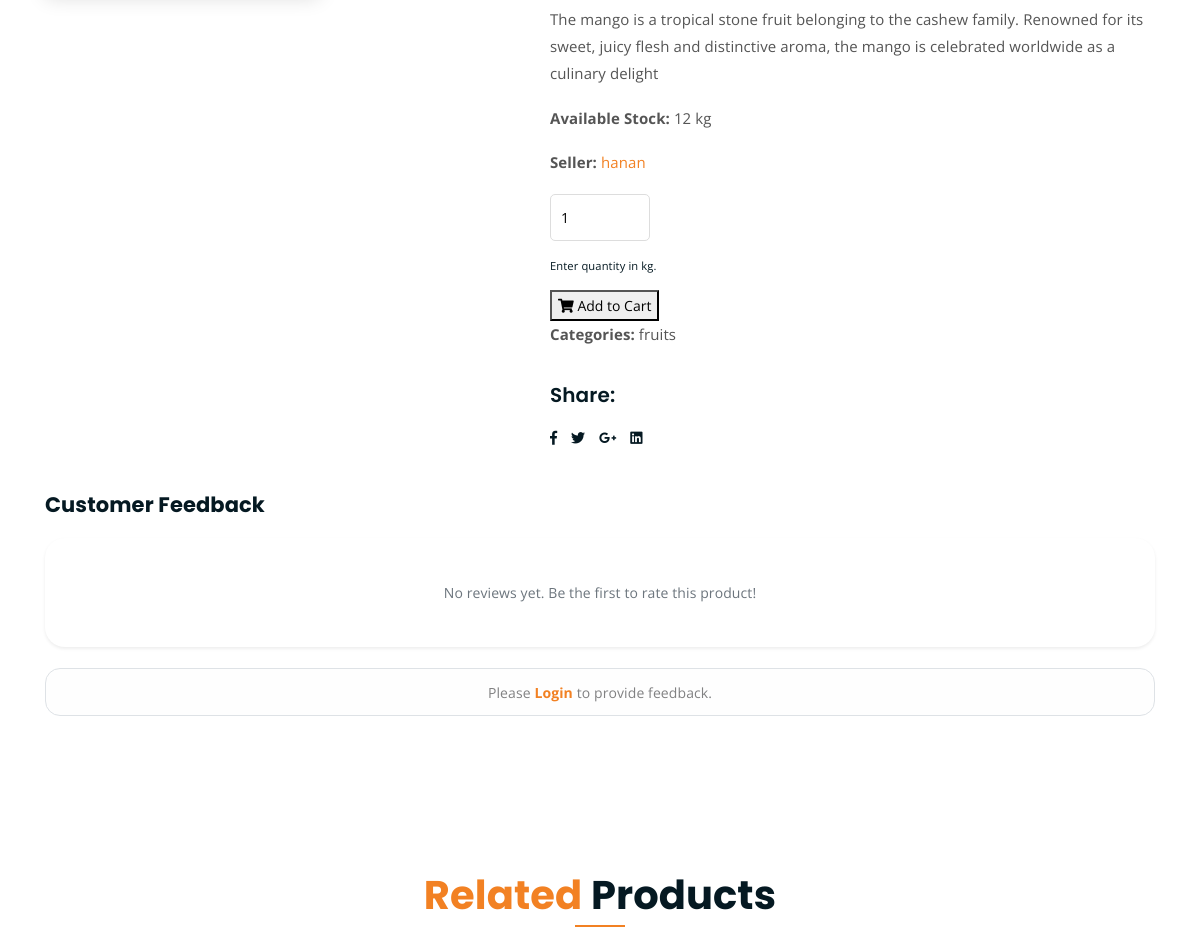
/shop/single-product/8/ (middle part), run on an earlier commit of the app's database.
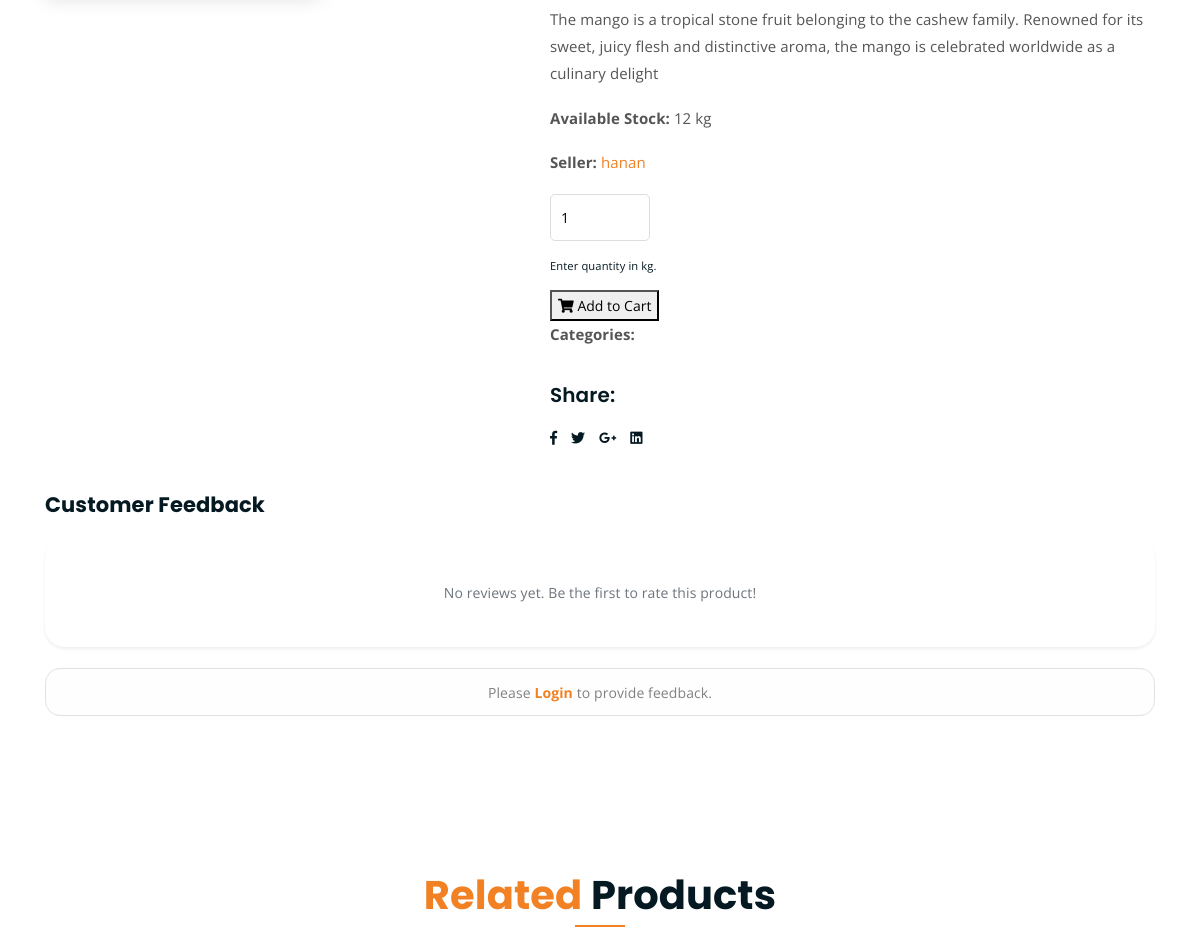
And on a later commit of the database.
### shop/models.py (models this page shows, shortened)
class Product(models.Model):
    QUALITY_PRICE_MULTIPLIERS = {
        'A': Decimal('1.00'),
        'B': Decimal('0.85'),
        'C': Decimal('0.65'),
    }
    farmer = models.ForeignKey(settings.AUTH_USER_MODEL, on_delete=models.CASCADE, related_name='products', null=True, blank=True)
    name = models.CharField(max_length=100)
    category = models.ForeignKey(Category, on_delete=models.SET_NULL, null=True, related_name='products')
    market_location = models.CharField(max_length=120, blank=True, default='')
    price = models.DecimalField(max_digits=10, decimal_places=2)
    description = models.TextField()
    stock = models.IntegerField()
    image = models.ImageField(upload_to='products/', blank=True, null=True)
    quality_grade = models.CharField(max_length=1, choices=[('A', 'Grade A'), ('B', 'Grade B'), ('C', 'Grade C')], null=True, blank=True)
    quality_confidence = models.DecimalField(max_digits=5, decimal_places=2, null=True, blank=True)
    price_source = models.ForeignKey(MarketPrice, on_delete=models.SET_NULL, null=True, blank=True, related_name='priced_products')
    priced_at = models.DateTimeField(null=True, blank=True)
    created_at = models.DateTimeField(auto_now_add=True)
    @property
    def commodity_type(self):
        return (self.category.name if self.category else '').strip()
    def _price_queryset(self, on_date):
        commodity = self.commodity_type
        location = (self.market_location or '').strip()
        if not commodity or not location:
            return MarketPrice.objects.none()
        return MarketPrice.objects.filter(
            price_date=on_date,
            commodity_type__iexact=commodity,
            market_location__iexact=location,
        )
    def get_market_price(self, on_date=None):
        on_date = on_date or timezone.localdate()
        today_match = self._price_queryset(on_date).order_by('-scraped_at').first()
        if today_match:
            return today_match
        return MarketPrice.objects.filter(
            commodity_type__iexact=self.commodity_type,
            market_location__iexact=(self.market_location or '').strip(),
            price_date__lt=on_date,
        ).order_by('-price_date', '-scraped_at').first()
    def should_refresh_price(self, *, refresh_interval=timedelta(hours=2)):
        now = timezone.now()
        today_latest = self._price_queryset(timezone.localdate()).order_by('-scraped_at').first()
        if today_latest and (self.price_source_id != today_latest.id):
            return True
        if self.priced_at is None:
            return bool(self.get_market_price())
        if now - self.priced_at >= refresh_interval:
            return bool(self.get_market_price())
        return False
    def refresh_market_price_if_due(self, *, refresh_interval=timedelta(hours=2)):
        if not self.should_refresh_price(refresh_interval=refresh_interval):
            return False
    @property
    def average_rating(self):
        avg = self.reviews.aggregate(models.Avg('rating'))['avg']
        return avg if avg else 0

class Category(models.Model):
    name = models.CharField(max_length=100, unique=True)
    slug = models.SlugField(max_length=100, unique=True, blank=True)

class CustomUser(AbstractUser):
    USER_TYPE_CHOICES = (
        ('admin', 'Admin'),
        ('seller', 'Seller'),
        ('buyer', 'Buyer'),
    )
    user_type = models.CharField(max_length=10, choices=USER_TYPE_CHOICES, default='buyer')
    phone_number = models.CharField(max_length=15, blank=True, null=True)
    address = models.TextField(blank=True, null=True)

### shop/views.py (the view)
# urls.py: path('shop/single-product/<int:pk>/', views.single_product, name='single-product'),
def single_product(request, pk):
    product = get_object_or_404(Product, pk=pk)
    product.refresh_market_price_if_due()
    reviews = product.reviews.all().order_by('-created_at')
    if request.method == 'POST' and request.user.is_authenticated:
        form = ReviewForm(request.POST)
        if form.is_valid():
            if Review.objects.filter(product=product, user=request.user).exists():
                messages.warning(request, "You have already reviewed this product.")
            else:
                review = form.save(commit=False)
                review.product = product
                review.user = request.user
                review.save()
                messages.success(request, "Thank you for your feedback!")
            return redirect('single-product', pk=pk)
    else:
        form = ReviewForm()
    products = list(Product.objects.exclude(pk=pk)[:4])
    _refresh_listed_product_prices(products)
    context = {
        'product': product,
        'products': products,
        'reviews': reviews,
        'form': form
    }
    return render(request, 'single-product.html', context)

### shop/forms.py
class ReviewForm(forms.ModelForm):
    class Meta:
        model = Review
        fields = ['rating', 'comment']
    def __init__(self, *args, **kwargs):
        super().__init__(*args, **kwargs)
        for field in self.fields.values():
            field.widget.attrs.update({
                'class': 'form-control rounded-pill border-0 shadow-sm px-4 bg-light',
            })

### shop/views.py (called while the page is built)
def _refresh_listed_product_prices(products):
    for product in products:
        product.refresh_market_price_if_due()

### templates/single-product.html (shortened to what this page needs)
{% extends 'base.html' %}
{% load static %}
{% block content %}
	<div class="single-product mt-150 mb-150">
		<div class="container">
			<div class="row">
				<div class="col-md-5">
				</div>
				<div class="col-md-7">
					<div class="single-product-content">
						<p>{{ product.description }}</p>
						<p><strong>Available Stock:</strong> {{ product.stock }} kg</p>
						{% if product.farmer %}
						<p><strong>Seller:</strong> <a href="{% url 'seller_profile' product.farmer.id %}" class="orange-text">{{ product.farmer.username }}</a></p>
						{% endif %}
						<div class="single-product-form">
							<form action="{% url 'add_to_cart' product.id %}" method="POST">
								<input type="number" name="quantity" placeholder="1" value="1" min="1" max="{{ product.stock }}">
								<small class="d-block mb-3">Enter quantity in kg.</small>
								<button type="submit" class="cart-btn single-add-to-cart-btn"><i class="fas fa-shopping-cart"></i> Add to Cart</button>
							</form>
							<p><strong>Categories: </strong>{{ product.category.name }}</p>
						</div>
						<h4>Share:</h4>
						<ul class="product-share">
							<li><a href=""><i class="fab fa-facebook-f"></i></a></li>
							<li><a href=""><i class="fab fa-twitter"></i></a></li>
							<li><a href=""><i class="fab fa-google-plus-g"></i></a></li>
							<li><a href=""><i class="fab fa-linkedin"></i></a></li>
						</ul>
					</div>
				</div>
			</div>
			<div class="row mt-5">
				<div class="col-lg-12">
					<h4 class="mb-4">Customer Feedback</h4>
					<div class="card border-0 shadow-sm p-4 mb-4" style="border-radius: 20px;">
						{% for review in reviews %}
							<div class="review-item mb-3 pb-3 {% if not forloop.last %}border-bottom{% endif %}">
								<div class="d-flex justify-content-between align-items-center">
									<h6 class="font-weight-bold mb-1">{{ review.user.username }}</h6>
									<small class="text-muted">{{ review.created_at|date:"d M, Y" }}</small>
								</div>
								<div class="stars mb-2">
									{% with ''|center:5 as range %}
									{% for _ in range %}
										<i class="fa{% if forloop.counter <= review.rating %}s{% else %}r{% endif %} fa-star text-warning small"></i>
									{% endfor %}
									{% endwith %}
								</div>
								<p class="mb-0 text-dark">{{ review.comment }}</p>
							</div>
						{% empty %}
							<p class="text-muted text-center py-4">No reviews yet. Be the first to rate this product!</p>
						{% endfor %}
					</div>
					{% if user.is_authenticated and user.user_type == 'buyer' %}
						<h4 class="mt-5 mb-4">Leave a Review</h4>
						<div class="card border-0 shadow p-4" style="border-radius: 20px;">
							<form method="post">
								{% csrf_token %}
								<div class="row">
									<div class="col-md-4 mb-3">
										<label class="small font-weight-bold">Your Rating</label>
										{{ form.rating }}
									</div>
									<div class="col-md-12 mb-3">
										<label class="small font-weight-bold">Your Feedback</label>
										{{ form.comment }}
									</div>
								</div>
								<button type="submit" class="btn boxed-btn rounded-pill px-5 shadow-sm">Submit Review</button>
							</form>
						</div>
					{% elif not user.is_authenticated %}
						<div class="alert alert-light text-center border mt-4" style="border-radius: 15px;">
							Please <a href="{% url 'login' %}?next={{ request.path }}" class="orange-text font-weight-bold">Login</a> to provide feedback.
						</div>
					{% endif %}
				</div>
			</div>
		</div>
	</div>
	<div class="more-products mb-150">
		<div class="container">
			<div class="row">
				<div class="col-lg-8 offset-lg-2 text-center">
					<div class="section-title">
						<h3><span class="orange-text">Related</span> Products</h3>
					</div>
				</div>
			</div>
		</div>
	</div>
{% endblock %}

What changed in the data, as far as the page shows it:
changed Product "hanan": category.name "fruits" → (not shown)
